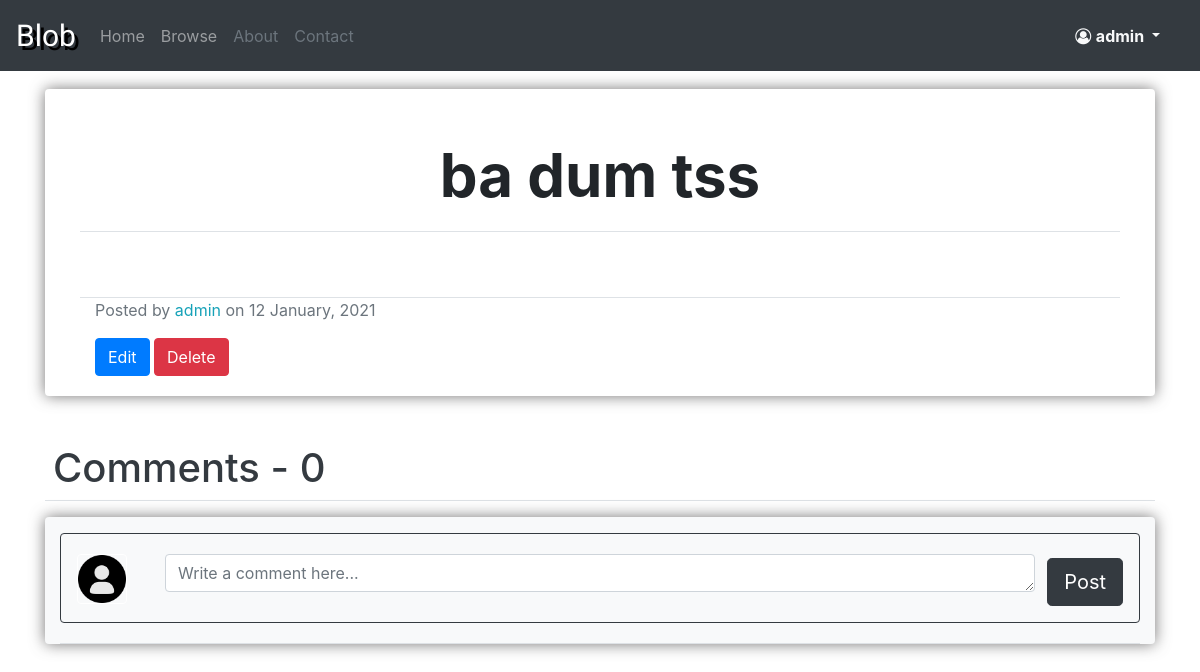
/post/3/ (signed in), run on an earlier commit of the app's database.
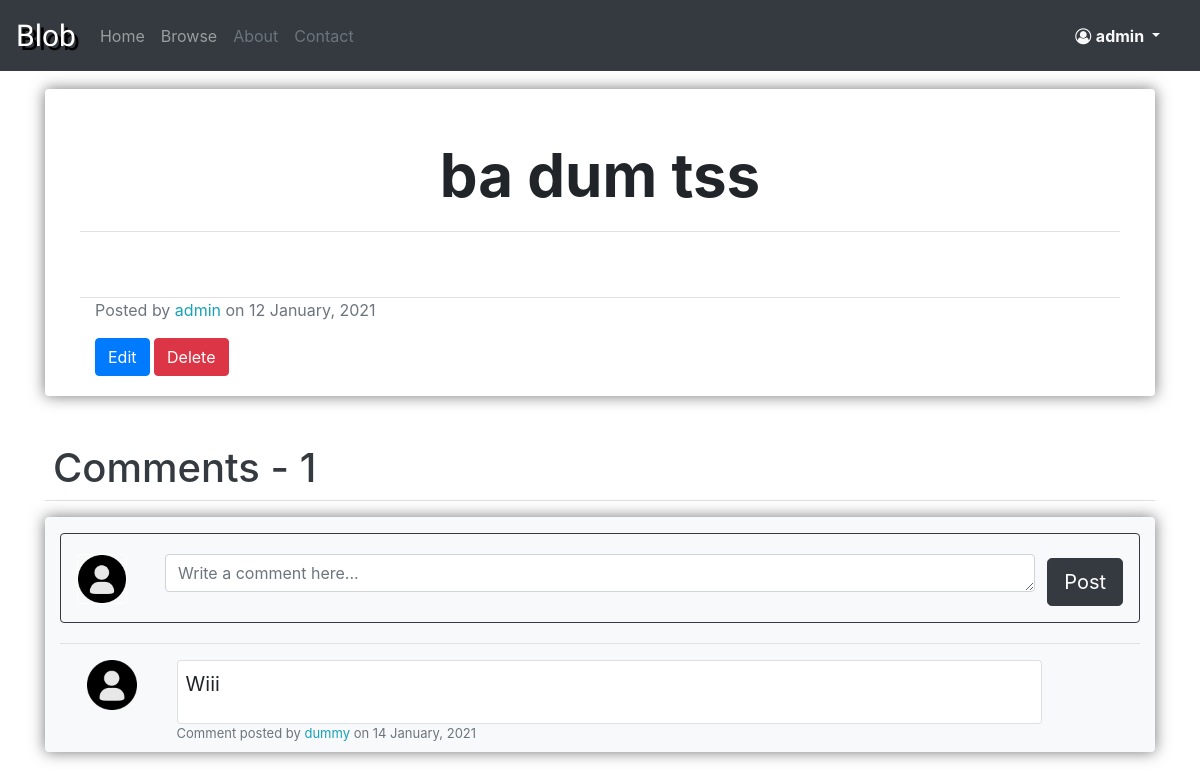
And on a later commit of the database.
### blog/models.py (models this page shows, shortened)
class Comment(models.Model):
    author = models.ForeignKey(User, on_delete=models.CASCADE)
    post = models.ForeignKey(Post, on_delete=models.CASCADE)
    content = models.TextField()
    date = models.DateTimeField(default=timezone.now)

### blog/views/post_views.py (the view)
# urls.py: path('post/<int:pk>/', views.post_view, name='blog-post-view'),
def post_view(request, pk):
    found_post = get_object_or_404(Post, pk=pk)
    comments = Comment.objects.filter(post=found_post).order_by("-date")
    if request.method == "POST":
        comment_form = CommentCreationForm(request.POST)
        if comment_form.is_valid():
            created_comment = comment_form.save(commit=False)
            created_comment.author = request.user
            created_comment.post = found_post
            created_comment.save()
            return redirect(request.path)
    else:
        comment_form = CommentCreationForm()
    context = {
        "post": found_post,
        "comments": comments,
        "form": comment_form,
        "comments_count": comments.count(),
        "title": found_post.title,
    }
    return render(request, "blog/posts/post_view.html", context)

### blog/forms.py
class CommentCreationForm(forms.ModelForm):
    class Meta:
        model = Comment
        fields = ["content"]
        widgets = {
            'content': forms.Textarea(attrs={'rows': 1, 'placeholder':'Write a comment here...','class':'form-control'}),
        }

### account/models.py (called while the page is built)
    def get_picture(self):
        if os.path.exists(self.picture.path):
            return self.picture.url
        return DEFAULT_PICTURE_URL

### blog/templates/blog/posts/post_view.html (shortened to what the changed rows need)
{% extends "blog/basic.html" %}
{% load crispy_forms_tags %}
{% block dependencies %}
    {% load static %}
    <link rel="stylesheet" type="text/css" href="{% static 'blog/postStyle.css' %}">
{% endblock dependencies %}
{% block content_big %}
    <div class="post-detail rounded">
        <div class="row mb-5 border-bottom ">
            <div class="col-md">
                <h1 class="post-title">
                    {{ post.title }}
                </h1>
            </div>
        </div>
    </div>
    <div class="mt-5 border-bottom">
        <h1 class="text-dark ml-2 ">Comments - <span class="" > {{ comments_count }}</span> </h1>
    </div>
    <div class="post-comment-section mt-3 container bg-light rounded">
        <div class="row mt-2 ">
            <div class="col-md">
            </div>
        </div>
        <div class="mt-1 border-top">
            {% for comment in comments %}
                <div class="row mt-2 p-2 ml-1 ">
                    <div class="col-md-1">
                        <img class="rounded" src="{{ comment.author.profile.get_picture }}" width="50" height="50" alt="Picture">
                    </div>
                    <div class="col-md">
                        <div class="card comment-content border-bottom p-2 bg-white rounded ">
                            <div style="word-break: break-word;">
                                <p class="text-break">
                                    {{ comment.content }}
                                </p>
                            </div>
                        </div>
                        <div class="text-muted comment-detail">
                            Comment posted by <a href="{% url 'account-profile-inspect' comment.author.id %}" class="text-info">{{ comment.author.username }}</a> on {{ comment.date|date:"d F, Y"}}
                        </div>
                    </div>
                    <div class="col-md-1">
                    </div>
                </div>
            {% endfor %}
        </div>
    </div>
{% endblock content_big %}

What changed in the data, as far as the page shows it:
added Comment: content "Wiii", author.username "dummy", date "14 January, 2021"
Also different on the page:
{{ comments_count }}: "0" → "1"
